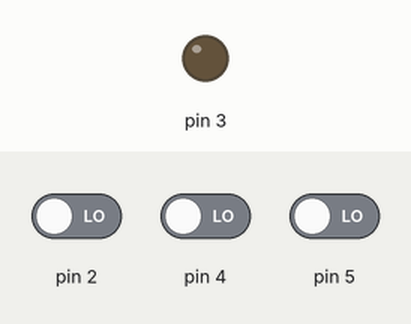
Bench run of a sketch on a simulated Arduino Uno, built with avr-gcc and run on an emulated ATmega328P. Shown: output pins drawn as LEDs (lit = HIGH). The test bench sets the inputs (shaded band); at power-on: pin 2 LOW, pin 4 LOW, pin 5 LOW.

Above: at 1.2 s.
1.3 s: pin 2 driven HIGH
At 2.0 s:
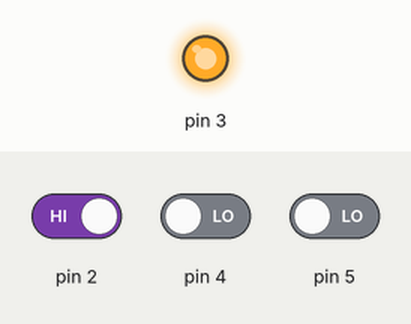
Timing chart, 0 to 4.3 s (numbered marks = the images above; inputs shaded):
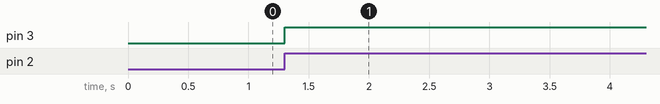

Measured:
- after the input at 1.3 s, pin 3: LOW → HIGH at once

The sketch:

Hardware_base.ino
```cpp
/*

 The circuit:

  * pushbutton(limit switch) attached to pin 2 from +5V

  * output towards relay is connected to pin 3
  * PIR-1 is connected to pin 4
  * PIR-2 is connected to pin 5


  * created 2019 by h0oni
*/


int buttonState = 0;


int pir1 = 0;


int flag = 0;


int pir2 = 0;


void setup()

{
  pinMode(2, INPUT);

  pinMode(4, INPUT);

  pinMode(5, INPUT);

  pinMode(3, OUTPUT);
}


void loop()
{

  buttonState = digitalRead(2);

  pir1 = digitalRead(4);

  pir2 = digitalRead(5);

  if (buttonState == HIGH) {

    flag = HIGH;

  }

  if (pir1 == HIGH) {

    flag = HIGH;

  }

  if (pir2 == HIGH) {

    flag = HIGH;

  }

  if (flag == HIGH) {

    digitalWrite(3, HIGH);

    delay(5000); // Wait for 5000 millisecond(s)

  }
 else {

    digitalWrite(3, LOW);

  }

}
```
